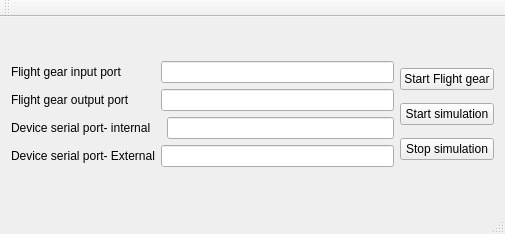
<?xml version="1.0" encoding="UTF-8"?>
<ui version="4.0">
 <class>MainWindow</class>
 <widget class="QMainWindow" name="MainWindow">
  <property name="geometry">
   <rect>
    <x>0</x>
    <y>0</y>
    <width>505</width>
    <height>234</height>
   </rect>
  </property>
  <property name="windowTitle">
   <string>MainWindow</string>
  </property>
  <property name="windowIcon">
   <iconset resource="resources.qrc">
    <normaloff>:/icons/icons/IIST_Logo.png</normaloff>:/icons/icons/IIST_Logo.png</iconset>
  </property>
  <widget class="QWidget" name="centralWidget">
   <layout class="QGridLayout" name="gridLayout_2">
    <item row="0" column="0">
     <layout class="QGridLayout" name="gridLayout">
      <item row="0" column="0">
       <widget class="QLabel" name="label">
        <property name="text">
         <string>Flight gear input port</string>
        </property>
       </widget>
      </item>
      <item row="0" column="1" colspan="2">
       <widget class="QLineEdit" name="edtFG_inPort">
        <property name="readOnly">
         <bool>true</bool>
        </property>
       </widget>
      </item>
      <item row="1" column="0">
       <widget class="QLabel" name="label_2">
        <property name="text">
         <string>Flight gear output port</string>
        </property>
       </widget>
      </item>
      <item row="1" column="1" colspan="2">
       <widget class="QLineEdit" name="edtFG_outPort">
        <property name="readOnly">
         <bool>true</bool>
        </property>
       </widget>
      </item>
      <item row="2" column="0" colspan="2">
       <widget class="QLabel" name="label_4">
        <property name="text">
         <string>Device serial port- internal</string>
        </property>
       </widget>
      </item>
      <item row="2" column="2">
       <widget class="QLineEdit" name="edtDeviceSerialInternal">
        <property name="readOnly">
         <bool>true</bool>
        </property>
       </widget>
      </item>
      <item row="3" column="0">
       <widget class="QLabel" name="label_3">
        <property name="text">
         <string>Device serial port- External</string>
        </property>
       </widget>
      </item>
      <item row="3" column="1" colspan="2">
       <widget class="QLineEdit" name="edtDeviceSerialExt">
        <property name="readOnly">
         <bool>true</bool>
        </property>
       </widget>
      </item>
     </layout>
    </item>
    <item row="0" column="1">
     <layout class="QVBoxLayout" name="verticalLayout">
      <item>
       <widget class="QPushButton" name="btnStartFG">
        <property name="text">
         <string>Start Flight gear</string>
        </property>
       </widget>
      </item>
      <item>
       <widget class="QPushButton" name="btnStartSimulation">
        <property name="text">
         <string>Start simulation</string>
        </property>
       </widget>
      </item>
      <item>
       <widget class="QPushButton" name="btnStopSimulation">
        <property name="text">
         <string>Stop simulation</string>
        </property>
       </widget>
      </item>
     </layout>
    </item>
   </layout>
  </widget>
  <widget class="QMenuBar" name="menuBar">
   <property name="geometry">
    <rect>
     <x>0</x>
     <y>0</y>
     <width>505</width>
     <height>23</height>
    </rect>
   </property>
  </widget>
  <widget class="QToolBar" name="mainToolBar">
   <attribute name="toolBarArea">
    <enum>TopToolBarArea</enum>
   </attribute>
   <attribute name="toolBarBreak">
    <bool>false</bool>
   </attribute>
  </widget>
  <widget class="QStatusBar" name="statusBar"/>
 </widget>
 <layoutdefault spacing="6" margin="11"/>
 <resources>
  <include location="resources.qrc"/>
 </resources>
 <connections/>
</ui>
